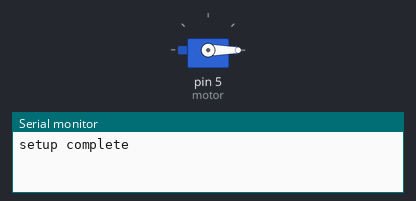
A sketch run on a simulated Arduino Uno, built with avr-gcc and run on an emulated ATmega328P. On the bench: servo, the last lines printed to the serial monitor.

Above: at 0.1 s.
At 1.1 s:
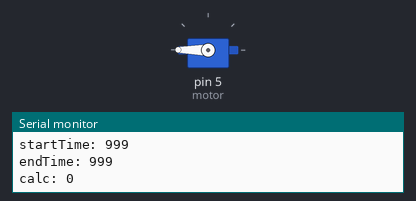
Timing chart, 0 to 2.6 s (numbered marks = the images above):
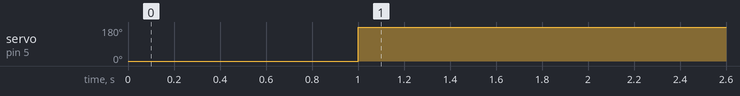

Measured:
- by itself, servo on pin 5 (motor): 0° → 180° at 1.0 s

The sketch:

countRunTime.ino
```cpp
#include <Servo.h>

Servo motor;

void setup() {
  Serial.begin(9600);
  motor.attach(5);
  motor.write(0);
  Serial.println("setup complete");
  delay(1000);
}

unsigned int startTime = 0, endTime = 0;

void loop() {
  startTime = millis();
  motor.write(180);
  endTime = millis();

  Serial.print("startTime: ");
  Serial.println(startTime);
  Serial.print("endTime: ");
  Serial.println(endTime);
  Serial.print("calc: ");
  Serial.println(endTime - startTime);
  delay(10000000);
}
```
